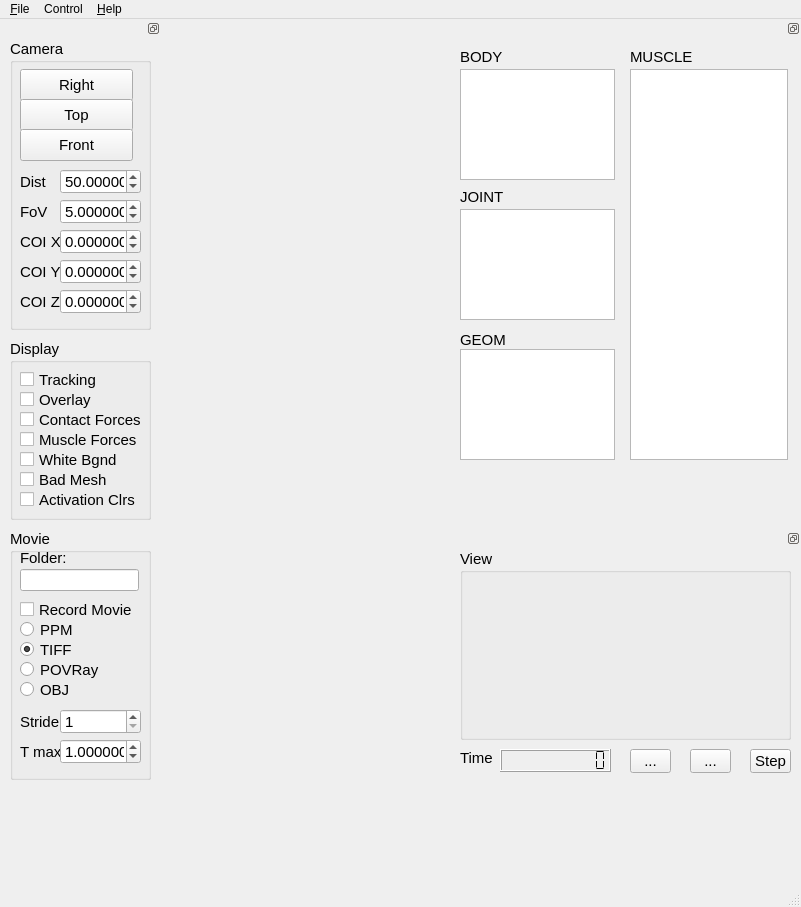
 <widget class="QMainWindow" name="MainWindow">
  <property name="geometry">
   <rect>
    <x>0</x>
    <y>0</y>
    <width>801</width>
    <height>907</height>
   </rect>
  </property>
  <property name="font">
   <font>
    <family>Lucida Grande</family>
   </font>
  </property>
  <property name="windowTitle">
   <string>GaitSymQt</string>
  </property>
  <property name="unifiedTitleAndToolBarOnMac">
   <bool>false</bool>
  </property>
  <widget class="QWidget" name="centralWidget">
   <widget class="QDockWidget" name="dockWidgetVisibility">
    <property name="geometry">
     <rect>
      <x>450</x>
      <y>0</y>
      <width>351</width>
      <height>451</height>
     </rect>
    </property>
    <property name="sizePolicy">
     <sizepolicy hsizetype="Preferred" vsizetype="Preferred">
      <horstretch>0</horstretch>
      <verstretch>0</verstretch>
     </sizepolicy>
    </property>
    <property name="font">
     <font>
      <pointsize>11</pointsize>
     </font>
    </property>
    <property name="floating">
     <bool>true</bool>
    </property>
    <property name="features">
     <set>QDockWidget::DockWidgetFloatable|QDockWidget::DockWidgetMovable</set>
    </property>
    <widget class="QWidget" name="dockWidgetContents">
     <widget class="QLabel" name="label_3">
      <property name="geometry">
       <rect>
        <x>180</x>
        <y>10</y>
        <width>151</width>
        <height>16</height>
       </rect>
      </property>
      <property name="font">
       <font>
        <pointsize>11</pointsize>
       </font>
      </property>
      <property name="text">
       <string>MUSCLE</string>
      </property>
     </widget>
     <widget class="QListWidget" name="listWidgetMuscle">
      <property name="geometry">
       <rect>
        <x>180</x>
        <y>30</y>
        <width>158</width>
        <height>391</height>
       </rect>
      </property>
      <property name="font">
       <font>
        <pointsize>11</pointsize>
       </font>
      </property>
      <property name="focusPolicy">
       <enum>Qt::NoFocus</enum>
      </property>
      <property name="contextMenuPolicy">
       <enum>Qt::CustomContextMenu</enum>
      </property>
      <property name="toolTip">
       <string>Use this list to control which elements are displayed</string>
      </property>
      <property name="statusTip">
       <string>Muscle List</string>
      </property>
      <property name="selectionMode">
       <enum>QAbstractItemView::SingleSelection</enum>
      </property>
     </widget>
     <widget class="QListWidget" name="listWidgetBody">
      <property name="geometry">
       <rect>
        <x>10</x>
        <y>30</y>
        <width>155</width>
        <height>111</height>
       </rect>
      </property>
      <property name="font">
       <font>
        <pointsize>11</pointsize>
       </font>
      </property>
      <property name="focusPolicy">
       <enum>Qt::NoFocus</enum>
      </property>
      <property name="contextMenuPolicy">
       <enum>Qt::CustomContextMenu</enum>
      </property>
      <property name="toolTip">
       <string>Use this list to control which elements are displayed</string>
      </property>
      <property name="statusTip">
       <string>Body List</string>
      </property>
      <property name="selectionMode">
       <enum>QAbstractItemView::SingleSelection</enum>
      </property>
     </widget>
     <widget class="QLabel" name="label">
      <property name="geometry">
       <rect>
        <x>10</x>
        <y>10</y>
        <width>151</width>
        <height>16</height>
       </rect>
      </property>
      <property name="font">
       <font>
        <pointsize>11</pointsize>
       </font>
      </property>
      <property name="text">
       <string>BODY</string>
      </property>
     </widget>
     <widget class="QListWidget" name="listWidgetJoint">
      <property name="geometry">
       <rect>
        <x>10</x>
        <y>170</y>
        <width>155</width>
        <height>111</height>
       </rect>
      </property>
      <property name="font">
       <font>
        <pointsize>11</pointsize>
       </font>
      </property>
      <property name="focusPolicy">
       <enum>Qt::NoFocus</enum>
      </property>
      <property name="contextMenuPolicy">
       <enum>Qt::CustomContextMenu</enum>
      </property>
      <property name="toolTip">
       <string>Use this list to control which elements are displayed</string>
      </property>
      <property name="statusTip">
       <string>Joint List</string>
      </property>
      <property name="selectionMode">
       <enum>QAbstractItemView::SingleSelection</enum>
      </property>
     </widget>
     <widget class="QLabel" name="label_4">
      <property name="geometry">
       <rect>
        <x>10</x>
        <y>150</y>
        <width>151</width>
        <height>16</height>
       </rect>
      </property>
      <property name="font">
       <font>
        <pointsize>11</pointsize>
       </font>
      </property>
      <property name="text">
       <string>JOINT</string>
      </property>
     </widget>
     <widget class="QListWidget" name="listWidgetGeom">
      <property name="geometry">
       <rect>
        <x>10</x>
        <y>310</y>
        <width>155</width>
        <height>111</height>
       </rect>
      </property>
      <property name="font">
       <font>
        <pointsize>11</pointsize>
       </font>
      </property>
      <property name="focusPolicy">
       <enum>Qt::NoFocus</enum>
      </property>
      <property name="contextMenuPolicy">
       <enum>Qt::CustomContextMenu</enum>
      </property>
      <property name="toolTip">
       <string>Use this list to control which elements are displayed</string>
      </property>
      <property name="statusTip">
       <string>Geom List</string>
      </property>
      <property name="selectionMode">
       <enum>QAbstractItemView::SingleSelection</enum>
      </property>
     </widget>
     <widget class="QLabel" name="label_2">
      <property name="geometry">
       <rect>
        <x>10</x>
        <y>290</y>
        <width>151</width>
        <height>21</height>
       </rect>
      </property>
      <property name="font">
       <font>
        <pointsize>11</pointsize>
       </font>
      </property>
      <property name="text">
       <string>GEOM</string>
      </property>
     </widget>
    </widget>
   </widget>
   <widget class="QDockWidget" name="dockWidgetControls">
    <property name="geometry">
     <rect>
      <x>0</x>
      <y>0</y>
      <width>161</width>
      <height>771</height>
     </rect>
    </property>
    <property name="font">
     <font>
      <pointsize>11</pointsize>
     </font>
    </property>
    <property name="floating">
     <bool>true</bool>
    </property>
    <property name="features">
     <set>QDockWidget::DockWidgetFloatable|QDockWidget::DockWidgetMovable</set>
    </property>
    <widget class="QWidget" name="dockWidgetContents_2">
     <widget class="QGroupBox" name="groupBox">
      <property name="geometry">
       <rect>
        <x>10</x>
        <y>0</y>
        <width>141</width>
        <height>291</height>
       </rect>
      </property>
      <property name="font">
       <font>
        <pointsize>11</pointsize>
       </font>
      </property>
      <property name="title">
       <string>Camera</string>
      </property>
      <widget class="QPushButton" name="pushButtonRight">
       <property name="geometry">
        <rect>
         <x>10</x>
         <y>30</y>
         <width>113</width>
         <height>32</height>
        </rect>
       </property>
       <property name="toolTip">
        <string>View the scene from the right</string>
       </property>
       <property name="statusTip">
        <string>Right</string>
       </property>
       <property name="text">
        <string>Right</string>
       </property>
      </widget>
      <widget class="QPushButton" name="pushButtonTop">
       <property name="geometry">
        <rect>
         <x>10</x>
         <y>60</y>
         <width>113</width>
         <height>32</height>
        </rect>
       </property>
       <property name="toolTip">
        <string>View the simulation from the top</string>
       </property>
       <property name="statusTip">
        <string>Top</string>
       </property>
       <property name="text">
        <string>Top</string>
       </property>
      </widget>
      <widget class="QPushButton" name="pushButtonFront">
       <property name="geometry">
        <rect>
         <x>10</x>
         <y>90</y>
         <width>113</width>
         <height>32</height>
        </rect>
       </property>
       <property name="toolTip">
        <string>View the simulation from the front</string>
       </property>
       <property name="statusTip">
        <string>Front</string>
       </property>
       <property name="text">
        <string>Front</string>
       </property>
      </widget>
      <widget class="QLabel" name="label_5">
       <property name="geometry">
        <rect>
         <x>10</x>
         <y>130</y>
         <width>39</width>
         <height>25</height>
        </rect>
       </property>
       <property name="font">
        <font>
         <pointsize>11</pointsize>
        </font>
       </property>
       <property name="text">
        <string>Dist</string>
       </property>
      </widget>
      <widget class="QDoubleSpinBox" name="doubleSpinBoxDistance">
       <property name="geometry">
        <rect>
         <x>50</x>
         <y>130</y>
         <width>81</width>
         <height>25</height>
        </rect>
       </property>
       <property name="sizePolicy">
        <sizepolicy hsizetype="Minimum" vsizetype="Minimum">
         <horstretch>0</horstretch>
         <verstretch>0</verstretch>
        </sizepolicy>
       </property>
       <property name="toolTip">
        <string>Distance of the viewpoint from the centre of view</string>
       </property>
       <property name="statusTip">
        <string>View distance</string>
       </property>
       <property name="decimals">
        <number>5</number>
       </property>
       <property name="maximum">
        <double>999.000000000000000</double>
       </property>
       <property name="value">
        <double>50.000000000000000</double>
       </property>
      </widget>
      <widget class="QLabel" name="label_6">
       <property name="geometry">
        <rect>
         <x>10</x>
         <y>160</y>
         <width>39</width>
         <height>25</height>
        </rect>
       </property>
       <property name="font">
        <font>
         <pointsize>11</pointsize>
        </font>
       </property>
       <property name="text">
        <string>FoV</string>
       </property>
      </widget>
      <widget class="QDoubleSpinBox" name="doubleSpinBoxFoV">
       <property name="geometry">
        <rect>
         <x>50</x>
         <y>160</y>
         <width>81</width>
         <height>25</height>
        </rect>
       </property>
       <property name="sizePolicy">
        <sizepolicy hsizetype="Minimum" vsizetype="Fixed">
         <horstretch>0</horstretch>
         <verstretch>0</verstretch>
        </sizepolicy>
       </property>
       <property name="toolTip">
        <string>Field of view in degrees</string>
       </property>
       <property name="statusTip">
        <string>Field of view</string>
       </property>
       <property name="decimals">
        <number>6</number>
       </property>
       <property name="minimum">
        <double>0.010000000000000</double>
       </property>
       <property name="maximum">
        <double>999.000000000000000</double>
       </property>
       <property name="singleStep">
        <double>0.100000000000000</double>
       </property>
       <property name="value">
        <double>5.000000000000000</double>
       </property>
      </widget>
      <widget class="QLabel" name="label_7">
       <property name="geometry">
        <rect>
         <x>10</x>
         <y>190</y>
         <width>41</width>
         <height>25</height>
        </rect>
       </property>
       <property name="font">
        <font>
         <pointsize>11</pointsize>
        </font>
       </property>
       <property name="text">
        <string>COI X</string>
       </property>
      </widget>
      <widget class="QDoubleSpinBox" name="doubleSpinBoxCOIX">
       <property name="geometry">
        <rect>
         <x>50</x>
         <y>190</y>
         <width>81</width>
         <height>25</height>
        </rect>
       </property>
       <property name="toolTip">
        <string>Centre of interest (x coordinate)</string>
       </property>
       <property name="statusTip">
        <string>COI X</string>
       </property>
       <property name="decimals">
        <number>6</number>
       </property>
       <property name="minimum">
        <double>-999.000000000000000</double>
       </property>
       <property name="maximum">
        <double>999.000000000000000</double>
       </property>
       <property name="singleStep">
        <double>0.100000000000000</double>
       </property>
      </widget>
      <widget class="QLabel" name="label_8">
       <property name="geometry">
        <rect>
         <x>10</x>
         <y>220</y>
         <width>41</width>
         <height>25</height>
        </rect>
       </property>
       <property name="font">
        <font>
         <pointsize>11</pointsize>
        </font>
       </property>
       <property name="text">
        <string>COI Y</string>
       </property>
      </widget>
      <widget class="QDoubleSpinBox" name="doubleSpinBoxCOIY">
       <property name="geometry">
        <rect>
         <x>50</x>
         <y>220</y>
         <width>81</width>
         <height>25</height>
        </rect>
       </property>
       <property name="toolTip">
        <string>Centre of interest (y coordinate)</string>
       </property>
       <property name="statusTip">
        <string>COI Y</string>
       </property>
       <property name="decimals">
        <number>6</number>
       </property>
       <property name="minimum">
        <double>-999.000000000000000</double>
       </property>
       <property name="maximum">
        <double>999.000000000000000</double>
       </property>
       <property name="singleStep">
        <double>0.100000000000000</double>
       </property>
      </widget>
      <widget class="QLabel" name="label_9">
       <property name="geometry">
        <rect>
         <x>10</x>
         <y>250</y>
         <width>41</width>
         <height>25</height>
        </rect>
       </property>
       <property name="font">
        <font>
         <pointsize>11</pointsize>
        </font>
       </property>
       <property name="text">
        <string>COI Z</string>
       </property>
      </widget>
      <widget class="QDoubleSpinBox" name="doubleSpinBoxCOIZ">
       <property name="geometry">
        <rect>
         <x>50</x>
         <y>250</y>
         <width>81</width>
         <height>25</height>
        </rect>
       </property>
       <property name="toolTip">
        <string>Centre of interest (x coordinate)</string>
       </property>
       <property name="statusTip">
        <string>COI Z</string>
       </property>
       <property name="decimals">
        <number>6</number>
       </property>
       <property name="minimum">
        <double>-999.000000000000000</double>
       </property>
       <property name="maximum">
        <double>999.000000000000000</double>
       </property>
       <property name="singleStep">
        <double>0.100000000000000</double>
       </property>
      </widget>
     </widget>
     <widget class="QGroupBox" name="groupBox_2">
      <property name="geometry">
       <rect>
        <x>10</x>
        <y>300</y>
        <width>141</width>
        <height>181</height>
       </rect>
      </property>
      <property name="font">
       <font>
        <pointsize>11</pointsize>
       </font>
      </property>
      <property name="title">
       <string>Display</string>
      </property>
      <widget class="QCheckBox" name="checkBoxTracking">
       <property name="geometry">
        <rect>
         <x>10</x>
         <y>30</y>
         <width>87</width>
         <height>21</height>
        </rect>
       </property>
       <property name="font">
        <font>
         <pointsize>11</pointsize>
        </font>
       </property>
       <property name="toolTip">
        <string>Move the centre of interest and camera with simulation</string>
       </property>
       <property name="statusTip">
        <string>Track the simulation</string>
       </property>
       <property name="text">
        <string>Tracking</string>
       </property>
      </widget>
      <widget class="QCheckBox" name="checkBoxOverlay">
       <property name="geometry">
        <rect>
         <x>10</x>
         <y>50</y>
         <width>87</width>
         <height>21</height>
        </rect>
       </property>
       <property name="font">
        <font>
         <pointsize>11</pointsize>
        </font>
       </property>
       <property name="toolTip">
        <string>Produce and overlay image by disabling clear</string>
       </property>
       <property name="statusTip">
        <string>Overlay images</string>
       </property>
       <property name="text">
        <string>Overlay</string>
       </property>
      </widget>
      <widget class="QCheckBox" name="checkBoxContactForce">
       <property name="geometry">
        <rect>
         <x>10</x>
         <y>70</y>
         <width>121</width>
         <height>21</height>
        </rect>
       </property>
       <property name="font">
        <font>
         <pointsize>11</pointsize>
        </font>
       </property>
       <property name="toolTip">
        <string>Display contact forces on the simulation</string>
       </property>
       <property name="statusTip">
        <string>Display contact forces</string>
       </property>
       <property name="text">
        <string>Contact Forces</string>
       </property>
      </widget>
      <widget class="QCheckBox" name="checkBoxWhiteBackground">
       <property name="geometry">
        <rect>
         <x>10</x>
         <y>110</y>
         <width>121</width>
         <height>21</height>
        </rect>
       </property>
       <property name="font">
        <font>
         <pointsize>11</pointsize>
        </font>
       </property>
       <property name="toolTip">
        <string>Use a white background instead of a black background</string>
       </property>
       <property name="statusTip">
        <string>White background</string>
       </property>
       <property name="text">
        <string>White Bgnd</string>
       </property>
      </widget>
      <widget class="QCheckBox" name="checkBoxBadMesh">
       <property name="geometry">
        <rect>
         <x>10</x>
         <y>130</y>
         <width>101</width>
         <height>21</height>
        </rect>
       </property>
       <property name="font">
        <font>
         <pointsize>11</pointsize>
        </font>
       </property>
       <property name="toolTip">
        <string>Draw each triangle both ways round in case the mesh is badly formed</string>
       </property>
       <property name="statusTip">
        <string>Correct for a bad mesh</string>
       </property>
       <property name="text">
        <string>Bad Mesh</string>
       </property>
      </widget>
      <widget class="QCheckBox" name="checkBoxActivationColours">
       <property name="geometry">
        <rect>
         <x>10</x>
         <y>150</y>
         <width>121</width>
         <height>21</height>
        </rect>
       </property>
       <property name="font">
        <font>
         <pointsize>11</pointsize>
        </font>
       </property>
       <property name="toolTip">
        <string>Display colours representing the activation level of the muscle</string>
       </property>
       <property name="statusTip">
        <string>Colour muscles to show activation</string>
       </property>
       <property name="text">
        <string>Activation Clrs</string>
       </property>
      </widget>
      <widget class="QCheckBox" name="checkBoxMuscleForce">
       <property name="geometry">
        <rect>
         <x>10</x>
         <y>90</y>
         <width>121</width>
         <height>21</height>
        </rect>
       </property>
       <property name="font">
        <font>
         <pointsize>11</pointsize>
        </font>
       </property>
       <property name="toolTip">
        <string>Display muscle forces on the simulation</string>
       </property>
       <property name="statusTip">
        <string>Display muscle forces</string>
       </property>
       <property name="text">
        <string>Muscle Forces</string>
       </property>
      </widget>
     </widget>
     <widget class="QGroupBox" name="groupBox_3">
      <property name="geometry">
       <rect>
        <x>10</x>
        <y>490</y>
        <width>141</width>
        <height>251</height>
       </rect>
      </property>
      <property name="font">
       <font>
        <pointsize>11</pointsize>
       </font>
      </property>
      <property name="title">
       <string>Movie</string>
      </property>
      <widget class="QCheckBox" name="checkBoxRecordMovie">
       <property name="geometry">
        <rect>
         <x>10</x>
         <y>70</y>
         <width>121</width>
         <height>21</height>
        </rect>
       </property>
       <property name="font">
        <font>
         <pointsize>11</pointsize>
        </font>
       </property>
       <property name="toolTip">
        <string>When checked seuqential frames will be saved to disk</string>
       </property>
       <property name="statusTip">
        <string>Record movie</string>
       </property>
       <property name="text">
        <string>Record Movie</string>
       </property>
      </widget>
      <widget class="QRadioButton" name="radioButtonPPM">
       <property name="geometry">
        <rect>
         <x>10</x>
         <y>90</y>
         <width>101</width>
         <height>21</height>
        </rect>
       </property>
       <property name="font">
        <font>
         <pointsize>11</pointsize>
        </font>
       </property>
       <property name="toolTip">
        <string>Use Portable Pixmap Format for movie stills</string>
       </property>
       <property name="statusTip">
        <string>Portable Pixmap Format</string>
       </property>
       <property name="text">
        <string>PPM</string>
       </property>
      </widget>
      <widget class="QRadioButton" name="radioButtonTIFF">
       <property name="geometry">
        <rect>
         <x>10</x>
         <y>110</y>
         <width>101</width>
         <height>21</height>
        </rect>
       </property>
       <property name="font">
        <font>
         <pointsize>11</pointsize>
        </font>
       </property>
       <property name="toolTip">
        <string>Use TIFF Format for movie stills</string>
       </property>
       <property name="statusTip">
        <string>TIFF Format</string>
       </property>
       <property name="text">
        <string>TIFF</string>
       </property>
       <property name="checked">
        <bool>true</bool>
       </property>
      </widget>
      <widget class="QRadioButton" name="radioButtonPOVRay">
       <property name="geometry">
        <rect>
         <x>10</x>
         <y>130</y>
         <width>101</width>
         <height>21</height>
        </rect>
       </property>
       <property name="font">
        <font>
         <pointsize>11</pointsize>
        </font>
       </property>
       <property name="toolTip">
        <string>Use POVRay Ray-Tracing Format for movie stills</string>
       </property>
       <property name="statusTip">
        <string>POVRay Format</string>
       </property>
       <property name="text">
        <string>POVRay</string>
       </property>
      </widget>
      <widget class="QRadioButton" name="radioButtonOBJ">
       <property name="geometry">
        <rect>
         <x>10</x>
         <y>150</y>
         <width>101</width>
         <height>21</height>
        </rect>
       </property>
       <property name="font">
        <font>
         <pointsize>11</pointsize>
        </font>
       </property>
       <property name="toolTip">
        <string>Use Wavefront OBJ Format for movie stills</string>
       </property>
       <property name="statusTip">
        <string>Wavefront OBJ</string>
       </property>
       <property name="text">
        <string>OBJ</string>
       </property>
      </widget>
      <widget class="QLabel" name="label_10">
       <property name="geometry">
        <rect>
         <x>10</x>
         <y>20</y>
         <width>61</width>
         <height>17</height>
        </rect>
       </property>
       <property name="font">
        <font>
         <pointsize>11</pointsize>
        </font>
       </property>
       <property name="text">
        <string>Folder:</string>
       </property>
      </widget>
      <widget class="QLineEdit" name="lineEditMovieFolder">
       <property name="geometry">
        <rect>
         <x>10</x>
         <y>40</y>
         <width>119</width>
         <height>22</height>
        </rect>
       </property>
       <property name="toolTip">
        <string>Set the folder is where movie stills are saved</string>
       </property>
       <property name="statusTip">
        <string>Movie folder</string>
       </property>
      </widget>
      <widget class="QSpinBox" name="spinBoxSkip">
       <property name="geometry">
        <rect>
         <x>50</x>
         <y>180</y>
         <width>81</width>
         <height>25</height>
        </rect>
       </property>
       <property name="toolTip">
        <string>Set the frequecy of screen update for the simulation</string>
       </property>
       <property name="statusTip">
        <string>Integration steps per screen step</string>
       </property>
       <property name="minimum">
        <number>1</number>
       </property>
       <property name="maximum">
        <number>999999</number>
       </property>
      </widget>
      <widget class="QLabel" name="label_11">
       <property name="geometry">
        <rect>
         <x>10</x>
         <y>180</y>
         <width>41</width>
         <height>25</height>
        </rect>
       </property>
       <property name="font">
        <font>
         <pointsize>11</pointsize>
        </font>
       </property>
       <property name="text">
        <string>Stride</string>
       </property>
      </widget>
      <widget class="QLabel" name="label_12">
       <property name="geometry">
        <rect>
         <x>10</x>
         <y>210</y>
         <width>41</width>
         <height>25</height>
        </rect>
       </property>
       <property name="font">
        <font>
         <pointsize>11</pointsize>
        </font>
       </property>
       <property name="text">
        <string>T max</string>
       </property>
      </widget>
      <widget class="QDoubleSpinBox" name="doubleSpinBoxTimeMax">
       <property name="geometry">
        <rect>
         <x>50</x>
         <y>210</y>
         <width>81</width>
         <height>25</height>
        </rect>
       </property>
       <property name="decimals">
        <number>6</number>
       </property>
       <property name="maximum">
        <double>999.000000000000000</double>
       </property>
       <property name="singleStep">
        <double>0.100000000000000</double>
       </property>
       <property name="value">
        <double>1.000000000000000</double>
       </property>
      </widget>
     </widget>
    </widget>
   </widget>
   <widget class="QDockWidget" name="dockWidgetView">
    <property name="geometry">
     <rect>
      <x>450</x>
      <y>510</y>
      <width>351</width>
      <height>251</height>
     </rect>
    </property>
    <property name="font">
     <font>
      <pointsize>11</pointsize>
     </font>
    </property>
    <property name="floating">
     <bool>true</bool>
    </property>
    <property name="features">
     <set>QDockWidget::DockWidgetFloatable|QDockWidget::DockWidgetMovable</set>
    </property>
    <widget class="QWidget" name="dockWidgetContents_3">
     <widget class="QGroupBox" name="groupBox_4">
      <property name="geometry">
       <rect>
        <x>10</x>
        <y>0</y>
        <width>331</width>
        <height>191</height>
       </rect>
      </property>
      <property name="font">
       <font>
        <pointsize>11</pointsize>
       </font>
      </property>
      <property name="title">
       <string>View</string>
      </property>
      <widget class="QWidget" name="widgetViewFrame" native="true">
       <property name="geometry">
        <rect>
         <x>5</x>
         <y>25</y>
         <width>321</width>
         <height>161</height>
        </rect>
       </property>
       <property name="toolTip">
        <string>Camera direction controll</string>
       </property>
      </widget>
     </widget>
     <widget class="QLabel" name="label_13">
      <property name="geometry">
       <rect>
        <x>10</x>
        <y>200</y>
        <width>41</width>
        <height>17</height>
       </rect>
      </property>
      <property name="font">
       <font>
        <pointsize>11</pointsize>
       </font>
      </property>
      <property name="text">
       <string>Time</string>
      </property>
     </widget>
     <widget class="QLCDNumber" name="lcdNumberTime">
      <property name="geometry">
       <rect>
        <x>50</x>
        <y>200</y>
        <width>111</width>
        <height>23</height>
       </rect>
      </property>
      <property name="toolTip">
       <string>Simulation time</string>
      </property>
      <property name="numDigits">
       <number>10</number>
      </property>
      <property name="segmentStyle">
       <enum>QLCDNumber::Flat</enum>
      </property>
     </widget>
     <widget class="QToolButton" name="toolButtonStep">
      <property name="geometry">
       <rect>
        <x>300</x>
        <y>200</y>
        <width>41</width>
        <height>24</height>
       </rect>
      </property>
      <property name="toolTip">
       <string>Step forward the simulation by one stride</string>
      </property>
      <property name="statusTip">
       <string>Step</string>
      </property>
      <property name="text">
       <string>Step</string>
      </property>
     </widget>
     <widget class="QToolButton" name="toolButtonPlay">
      <property name="geometry">
       <rect>
        <x>240</x>
        <y>200</y>
        <width>41</width>
        <height>24</height>
       </rect>
      </property>
      <property name="toolTip">
       <string>Play the simulation at full speed</string>
      </property>
      <property name="statusTip">
       <string>Play</string>
      </property>
      <property name="text">
       <string>...</string>
      </property>
      <property name="icon">
       <iconset resource="resources.qrc">
        <normaloff>:/new/prefix1/images/media-step-forward.png</normaloff>:/new/prefix1/images/media-step-forward.png</iconset>
      </property>
      <property name="checkable">
       <bool>true</bool>
      </property>
      <property name="checked">
       <bool>false</bool>
      </property>
      <property name="arrowType">
       <enum>Qt::NoArrow</enum>
      </property>
     </widget>
     <widget class="QToolButton" name="toolButtonSnapshot">
      <property name="geometry">
       <rect>
        <x>180</x>
        <y>200</y>
        <width>41</width>
        <height>24</height>
       </rect>
      </property>
      <property name="toolTip">
       <string>Take a snapshot of the current scene</string>
      </property>
      <property name="statusTip">
       <string>Snapshot</string>
      </property>
      <property name="text">
       <string>...</string>
      </property>
      <property name="icon">
       <iconset>
        <normalon>:/new/prefix1/images/camera-photo.png</normalon>
       </iconset>
      </property>
     </widget>
    </widget>
   </widget>
  </widget>
  <widget class="QMenuBar" name="menuBar">
   <property name="geometry">
    <rect>
     <x>0</x>
     <y>0</y>
     <width>801</width>
     <height>22</height>
    </rect>
   </property>
   <widget class="QMenu" name="menu_File">
    <property name="title">
     <string>&amp;File</string>
    </property>
    <addaction name="action_Open"/>
    <addaction name="action_Restart"/>
    <addaction name="separator"/>
    <addaction name="action_Save"/>
    <addaction name="actionSave_as_World"/>
    <addaction name="separator"/>
    <addaction name="action_Quit"/>
   </widget>
   <widget class="QMenu" name="menu_Edit">
    <property name="title">
     <string>&amp;Help</string>
    </property>
    <addaction name="actionAbout_GaitSymQt"/>
    <addaction name="separator"/>
    <addaction name="actionPreferences"/>
   </widget>
   <widget class="QMenu" name="menuControl">
    <property name="title">
     <string>Control</string>
    </property>
    <addaction name="actionOutput"/>
    <addaction name="actionDefault_View"/>
   </widget>
   <addaction name="menu_File"/>
   <addaction name="menuControl"/>
   <addaction name="menu_Edit"/>
  </widget>
  <widget class="QStatusBar" name="statusBar"/>
  <action name="action_Open">
   <property name="text">
    <string>&amp;Open...</string>
   </property>
   <property name="toolTip">
    <string>Open a config file</string>
   </property>
   <property name="shortcut">
    <string>Ctrl+O</string>
   </property>
  </action>
  <action name="action_Save">
   <property name="text">
    <string>&amp;Save as... (Relative)</string>
   </property>
   <property name="toolTip">
    <string>Save the current state using relative coordinates where possible</string>
   </property>
   <property name="shortcut">
    <string>Ctrl+S</string>
   </property>
  </action>
  <action name="action_Quit">
   <property name="text">
    <string>&amp;Quit</string>
   </property>
   <property name="toolTip">
    <string>Quit program</string>
   </property>
   <property name="shortcut">
    <string>Ctrl+Q</string>
   </property>
  </action>
  <action name="actionAbout_GaitSymQt">
   <property name="text">
    <string>About GaitSym...</string>
   </property>
  </action>
  <action name="actionPreferences">
   <property name="text">
    <string>Preferences...</string>
   </property>
   <property name="toolTip">
    <string>Set persistant global defaults</string>
   </property>
   <property name="shortcut">
    <string>Ctrl+,</string>
   </property>
  </action>
  <action name="action_Restart">
   <property name="text">
    <string>&amp;Reload</string>
   </property>
   <property name="toolTip">
    <string>Restarts the simulation</string>
   </property>
   <property name="shortcut">
    <string>Ctrl+R</string>
   </property>
  </action>
  <action name="actionOutput">
   <property name="text">
    <string>Ou&amp;tput...</string>
   </property>
   <property name="toolTip">
    <string>Control the output settings</string>
   </property>
   <property name="shortcut">
    <string>Ctrl+T</string>
   </property>
  </action>
  <action name="actionSave_as_World">
   <property name="text">
    <string>Save as... (&amp;World)</string>
   </property>
   <property name="toolTip">
    <string>Save the current state using world coordinates where possible</string>
   </property>
   <property name="shortcut">
    <string>Ctrl+Shift+S</string>
   </property>
  </action>
  <action name="actionDefault_View">
   <property name="text">
    <string>Default View</string>
   </property>
  </action>
 </widget>
